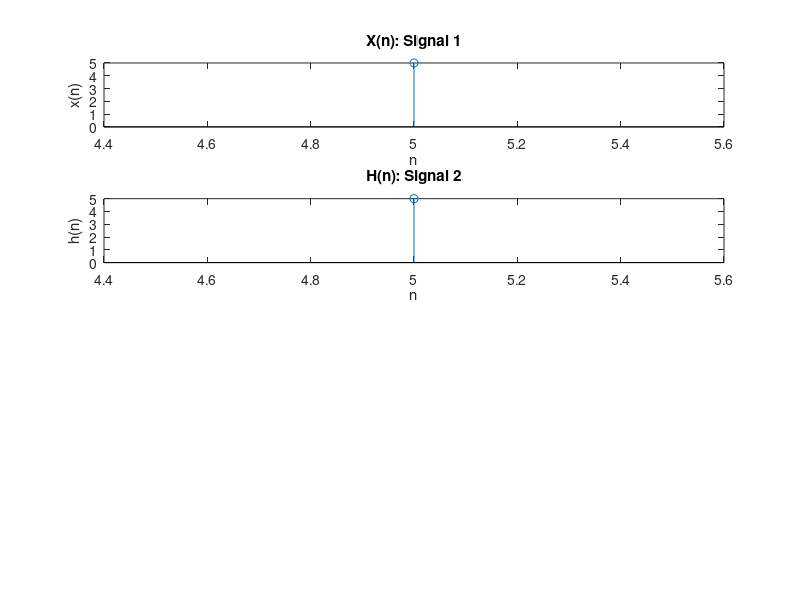

MATLAB code for this plot: (Note: this script raises an error after producing the figure.)
xn=input('enter sequence of x(n) :');
xs=input('enter starting point of x(n) :');
hn=input('enter sequence of h(n) :');
hs=input('enter starting point of h(n) :');
xe=(xs + length(xn)-1);
nx=(xs:xe);
subplot(4,1,1);
stem(nx,xn);
title('X(n): Signal 1');
xlabel('n');
ylabel('x(n)');
he=(hs + length(hn)-1);
nh=(hs:he);
subplot(4,1,2);
stem(nh,hn);
title('H(n): Signal 2');
xlabel('n');
ylabel('h(n)');
yn=(custom_conv(xn,hn))
ys=(xs+hs);
ye=(xe+he);
ny=(ys:ye);
subplot(4,1,3);
stem(ny,yn);
title('Y(n):Custom Convolution Output');
xlabel('n');
ylabel('y(n)=x(n)*h(n)');
y2n=(conv(hn,xn))
y2s=(xs+hs);
y2e=(xe+he);
n2y=(y2s:y2e);
subplot(4,1,4);
stem(n2y,y2n);
title('Y2(n): Convolution Output');
xlabel('n');
ylabel('y(n)=h(n)*x(n)');
if(yn == y2n)
   fprintf("same");
else
   fprintf("not same");
end